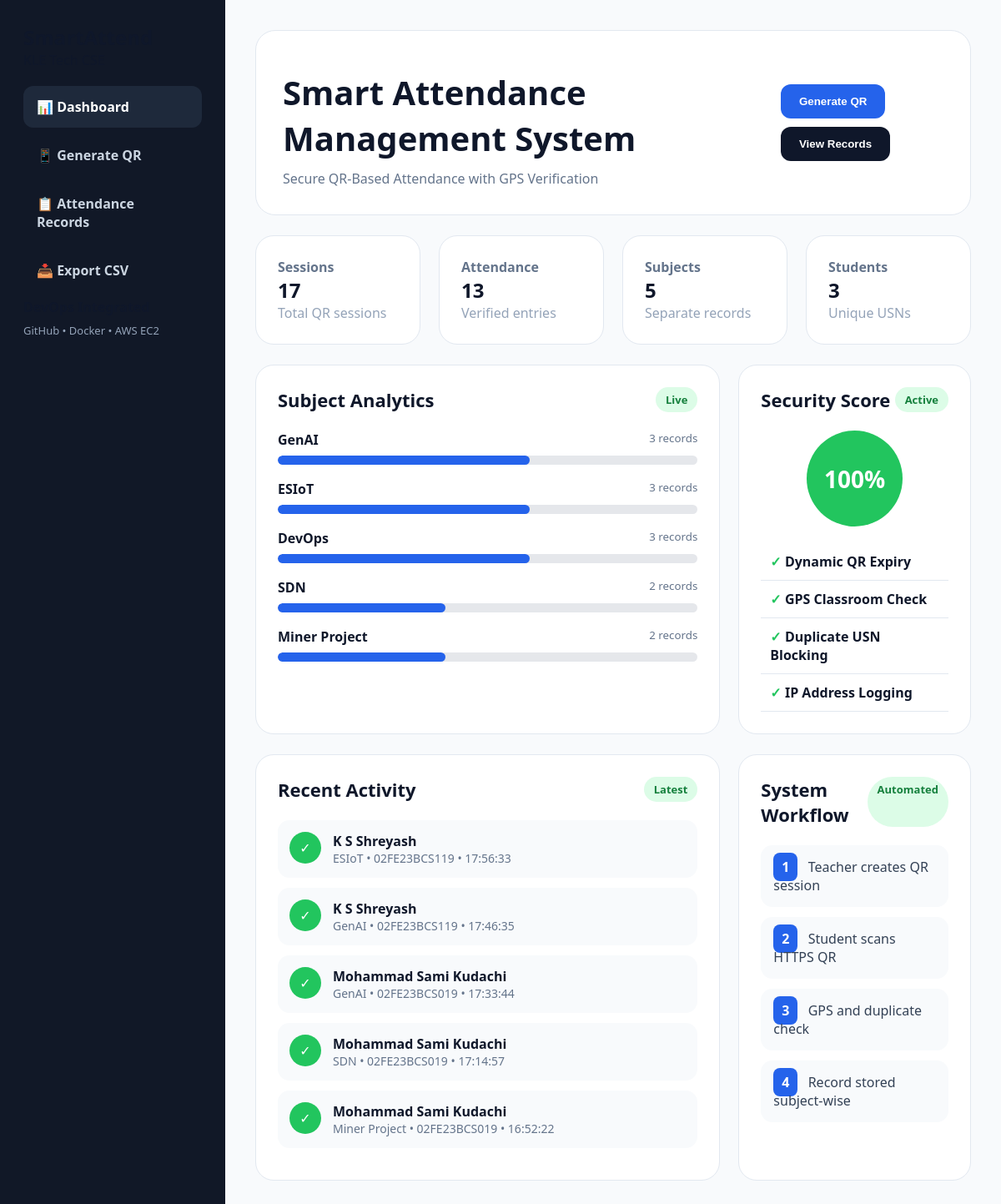
The page / on the database its author committed.
### tables this page shows
CREATE TABLE attendance (
        id INTEGER PRIMARY KEY AUTOINCREMENT,
        session_id INTEGER,
        name TEXT,
        usn TEXT,
        date TEXT,
        time TEXT,
        latitude TEXT,
        longitude TEXT,
        ip_address TEXT,
        device_info TEXT,
        FOREIGN KEY(session_id) REFERENCES sessions(id)
    );

### app.py (the view)
@app.route("/")
def home():
    conn = sqlite3.connect(DB_PATH)
    cursor = conn.cursor()
    cursor.execute("SELECT COUNT(*) FROM sessions")
    total_sessions = cursor.fetchone()[0]
    cursor.execute("SELECT COUNT(*) FROM attendance")
    total_attendance = cursor.fetchone()[0]
    cursor.execute("SELECT COUNT(DISTINCT subject) FROM sessions")
    total_subjects = cursor.fetchone()[0]
    cursor.execute("SELECT COUNT(DISTINCT usn) FROM attendance")
    total_students = cursor.fetchone()[0]
    cursor.execute("""
    SELECT sessions.subject, attendance.name, attendance.usn, attendance.time
    FROM attendance
    JOIN sessions ON attendance.session_id = sessions.id
    ORDER BY attendance.id DESC
    LIMIT 5
    """)
    recent_activity = cursor.fetchall()
    cursor.execute("""
    SELECT sessions.subject, COUNT(attendance.id)
    FROM attendance
    JOIN sessions ON attendance.session_id = sessions.id
    GROUP BY sessions.subject
    ORDER BY COUNT(attendance.id) DESC
    """)
    subject_stats = cursor.fetchall()
    conn.close()
    return render_template(
        "index.html",
        total_sessions=total_sessions,
        total_attendance=total_attendance,
        total_subjects=total_subjects,
        total_students=total_students,
        recent_activity=recent_activity,
        subject_stats=subject_stats
    )

### templates/index.html (shortened to what this page needs)
<!DOCTYPE html>
<html>
<head>
    <link rel="stylesheet" href="/static/style.css">
</head>
<body>
<div class="layout">
    <aside class="sidebar">
        <div class="clean-logo">
            <h2>SmartAttend</h2>
            <p>KLE Tech CSE</p>
        </div>
        <nav>
            <a class="active" href="/">📊 Dashboard</a>
            <a href="/admin">📱 Generate QR</a>
            <a href="/records">📋 Attendance Records</a>
            <a href="/export">📥 Export CSV</a>
        </nav>
        <div class="side-note">
            <p>DevOps Integrated</p>
            <span>GitHub • Docker • AWS EC2</span>
        </div>
    </aside>
    <main class="content">
        <header class="topbar">
            <div class="university-header">
                <h1>Smart Attendance Management System</h1>
                <p class="subtitle">Secure QR-Based Attendance with GPS Verification</p>
            </div>
            <div class="top-actions">
                <a href="/admin"><button>Generate QR</button></a>
                <a href="/records"><button class="dark-btn">View Records</button></a>
            </div>
        </header>
        <section class="stats">
            <div class="card stat">
                <span>Sessions</span>
                <h2>{{ total_sessions }}</h2>
                <p>Total QR sessions</p>
            </div>
            <div class="card stat">
                <span>Attendance</span>
                <h2>{{ total_attendance }}</h2>
                <p>Verified entries</p>
            </div>
            <div class="card stat">
                <span>Subjects</span>
                <h2>{{ total_subjects }}</h2>
                <p>Separate records</p>
            </div>
            <div class="card stat">
                <span>Students</span>
                <h2>{{ total_students }}</h2>
                <p>Unique USNs</p>
            </div>
        </section>
        <section class="grid">
            <div class="card wide">
                <div class="card-head">
                    <h3>Subject Analytics</h3>
                    <span>Live</span>
                </div>
                {% for subject, count in subject_stats %}
                <div class="progress-row">
                    <div>
                        <strong>{{ subject }}</strong>
                        <small>{{ count }} records</small>
                    </div>
                    <div class="progress">
                        <div style="width: {{ count * 20 }}%;"></div>
                    </div>
                </div>
                {% endfor %}
            </div>
            <div class="card security">
                <div class="card-head">
                    <h3>Security Score</h3>
                    <span>Active</span>
                </div>
                <div class="score">100%</div>
                <ul>
                    <li>Dynamic QR Expiry</li>
                    <li>GPS Classroom Check</li>
                    <li>Duplicate USN Blocking</li>
                    <li>IP Address Logging</li>
                </ul>
            </div>
        </section>
        <section class="grid">
            <div class="card">
                <div class="card-head">
                    <h3>Recent Activity</h3>
                    <span>Latest</span>
                </div>
                {% for subject, name, usn, time in recent_activity %}
                <div class="activity">
                    <div class="tick">✓</div>
                    <div>
                        <strong>{{ name }}</strong>
                        <p>{{ subject }} • {{ usn }} • {{ time }}</p>
                    </div>
                </div>
                {% endfor %}
            </div>
            <div class="card">
                <div class="card-head">
                    <h3>System Workflow</h3>
                    <span>Automated</span>
                </div>
                <div class="step"><b>1</b> Teacher creates QR session</div>
                <div class="step"><b>2</b> Student scans HTTPS QR</div>
                <div class="step"><b>3</b> GPS and duplicate check</div>
                <div class="step"><b>4</b> Record stored subject-wise</div>
            </div>
        </section>
    </main>
</div>
</body>
</html>

### static/style.css (style rules this page uses)
* { margin: 0; padding: 0; box-sizing: border-box; }
body { font-family: "Segoe UI", Arial, sans-serif; background: #f8fafc; color: #0f172a; }
.layout { display: flex; min-height: 100vh; }
.sidebar { width:270px; background:#111827; padding:28px; display:flex; flex-direction:column; }
nav { margin-top:20px; }
.logo-box p, .side-note span { color: #94a3b8; font-size: 13px; }
nav a { display: block; text-decoration: none; color: #cbd5e1; padding: 14px 16px; border-radius: 12px; margin-bottom: 8px; font-weight: 600; }
nav a:hover, nav a.active { background: #1e293b; color: white; }
.side-note p { font-weight: 700; margin-bottom: 5px; }
.content { flex: 1; padding: 36px; }
.topbar { background: white; border: 1px solid #e2e8f0; border-radius: 24px; padding: 32px; display: flex; justify-content: space-between; align-items: center; gap: 24px; }
.topbar h1 { font-size: 40px; margin-top: 14px; margin-bottom: 10px; }
.topbar p { color: #64748b; }
button { border: none; padding: 13px 22px; border-radius: 12px; background: #2563eb; color: white; font-weight: 800; cursor: pointer; margin: 5px; }
.dark-btn, .secondary-btn { background: #0f172a; }
.stats, .grid { display: grid; gap: 22px; margin-top: 24px; }
.stats { grid-template-columns: repeat(4, 1fr); }
.grid { grid-template-columns: 2fr 1fr; }
.card { background: white; border: 1px solid #e2e8f0; border-radius: 22px; padding: 26px; }
.stat span { color: #64748b; font-weight: 800; }
.stat { transition:0.3s; }
.stat p { color: #94a3b8; }
.card-head { display: flex; justify-content: space-between; margin-bottom: 22px; }
.card-head h3 { font-size: 22px; }
.card-head span { background: #dcfce7; color: #15803d; padding: 6px 12px; border-radius: 999px; font-weight: 800; font-size: 13px; }
.progress-row { margin-bottom: 18px; }
.progress-row div:first-child { display: flex; justify-content: space-between; margin-bottom: 8px; }
.progress-row small { color: #64748b; }
.progress { height: 11px; background: #e5e7eb; border-radius: 999px; overflow: hidden; }
.progress div { height: 100%; background: #2563eb; border-radius: 999px; max-width: 100%; }
.security { text-align: center; }
.score { width: 115px; height: 115px; background: #22c55e; color: white; border-radius: 50%; margin: 10px auto 20px; display: flex; align-items: center; justify-content: center; font-size: 28px; font-weight: 900; }
.security ul { text-align: left; list-style: none; }
.security li { padding: 11px; border-bottom: 1px solid #e2e8f0; font-weight: 600; }
.security li::before { content: "✓ "; color: #22c55e; font-weight: 900; }
.activity { display: flex; gap: 14px; padding: 14px; background: #f8fafc; border-radius: 14px; margin-bottom: 12px; }
.tick { width: 38px; height: 38px; background: #22c55e; color: white; border-radius: 50%; display: flex; align-items: center; justify-content: center; }
.activity p { color: #64748b; font-size: 14px; }
.step { background: #f8fafc; padding: 15px; border-radius: 14px; margin-bottom: 12px; color: #334155; }
.step b { background: #2563eb; color: white; padding: 6px 10px; border-radius: 8px; margin-right: 8px; }

### rows shown on the page
attendance: name "K S Shreyash", subject "ESIoT", usn "02FE23BCS119", time "17:56:33"
attendance: name "K S Shreyash", subject "GenAI", usn "02FE23BCS119", time "17:46:35"
attendance: name "Mohammad Sami Kudachi", subject "GenAI", usn "02FE23BCS019", time "17:33:44"
attendance: name "Mohammad Sami Kudachi", subject "SDN", usn "02FE23BCS019", time "17:14:57"
attendance: name "Mohammad Sami Kudachi", subject "Miner Project", usn "02FE23BCS019", time "16:52:22"

### other values the page prints
{{ total_sessions }} "17"
{{ total_attendance }} "13"
{{ total_subjects }} "5"
{{ total_students }} "3"
{{ subject }} "GenAI" "ESIoT"
{{ count }} "3" "3"
{{ subject }} "DevOps" "SDN" "Miner Project"
{{ count }} "3" "2" "2"
